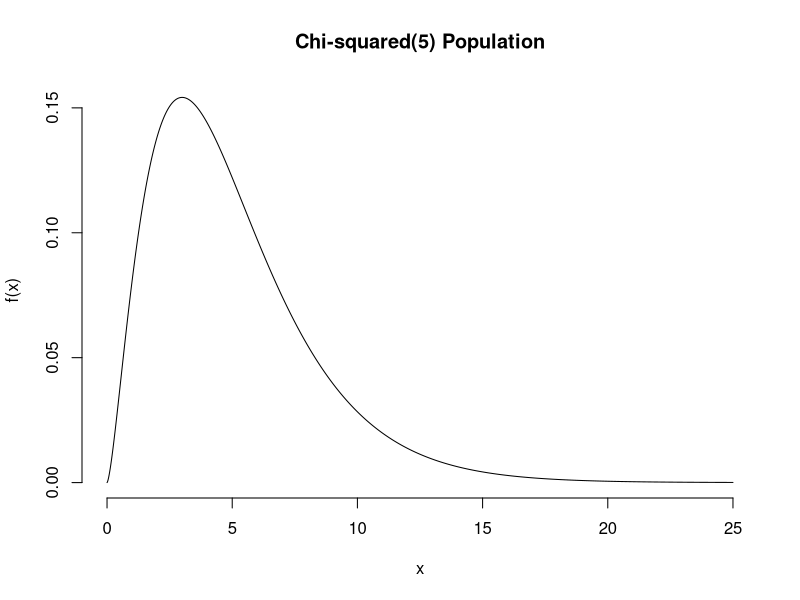
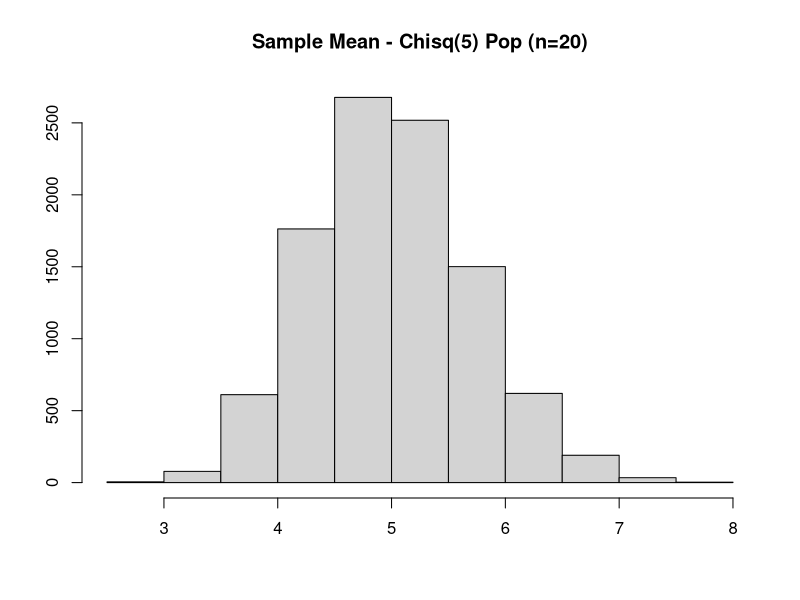
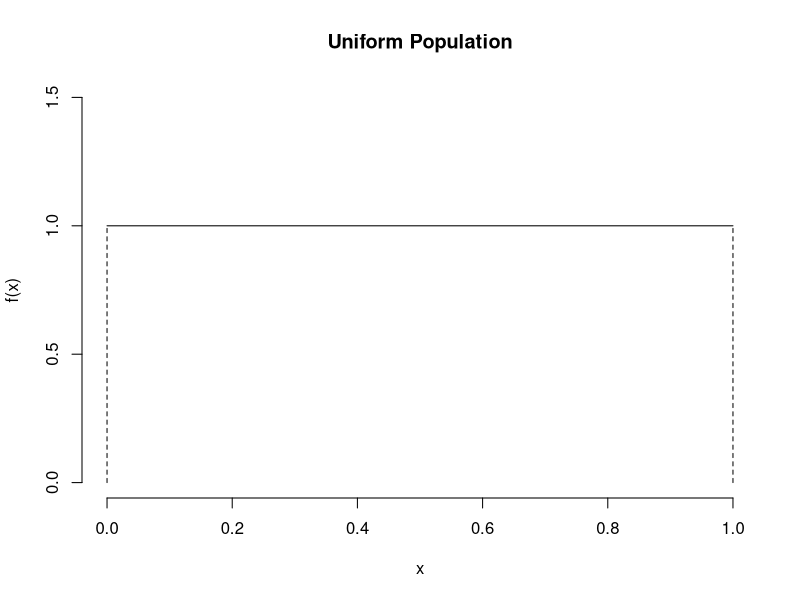
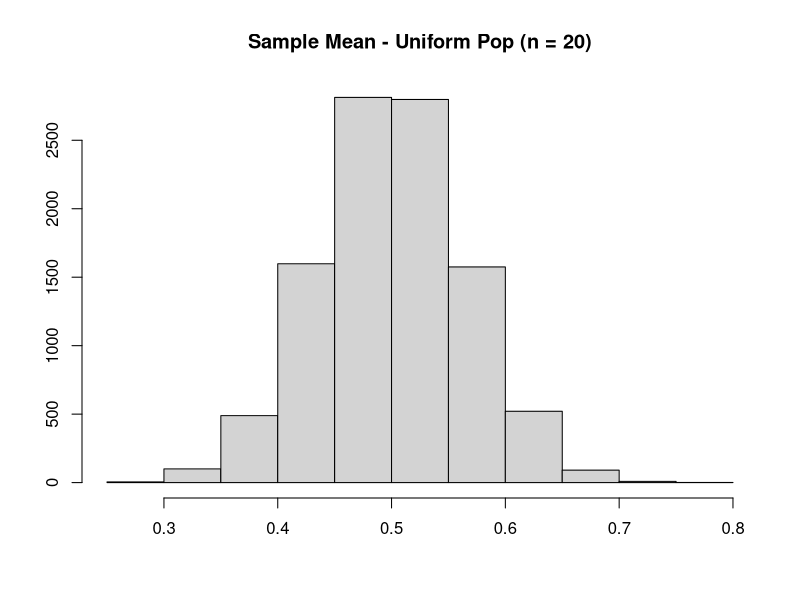
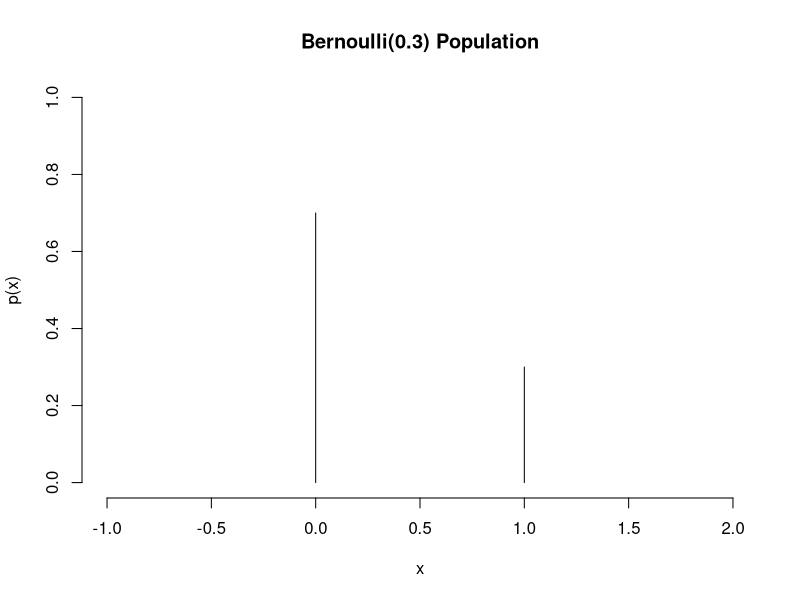

Write R code to recreate these figures, in order. (Note: this script raises an error after producing the figures.)
set.seed(2020)

N.sims <- 10000

#Chi-squared
x <- seq(from = 0 , to = 25, by = 0.01)
plot(x, dchisq(x, df = 5), type = 'l', bty = 'n', ylab = 'f(x)', main = 'Chi-squared(5) Population')

hist(replicate(N.sims, mean(rchisq(n = 20, df = 5))), xlab ='', ylab = '', main = 'Sample Mean - Chisq(5) Pop (n=20)')


#Uniform
x <- seq(from = 0 , to = 1, by = 0.01)
plot(x, rep(1, length(x)), type = 'l', bty = 'n', xlab = 'x', ylab = 'f(x)', ylim = c(0,1.5), main = 'Uniform Population')
segments(x0 = c(0,1), y0 = c(0,0), x1 = c(0,1), y1 = c(1,1), lty = 2)

hist(replicate(N.sims, mean(runif(20))), xlab = '', ylab = '', main = 'Sample Mean - Uniform Pop (n = 20)')



#Bernoulli
plot(0:1, c(0.7, 0.3), type = 'h', bty = 'n', xlab = 'x', ylab = 'p(x)', main = 'Bernoulli(0.3) Population', xlim = c(-1, 2), ylim = c(0,1))
hist(replicate(N.sims, rbinom(1, size = 20, 0.3)/n), xlab = '', ylab = '', main = 'Sample Mean - Ber(0.3) Pop (n = 20)')


#Situation where n isn't large enough
#For the approx of the binomial proportion to be good, need to have np(1-p) > 5
plot(0:1, c(0.1, 0.9), type = 'h',bty = 'n', xlab = 'x', ylab = 'p(x)', main = 'Bernoulli(0.9) Population', xlim = c(-1, 2), ylim = c(0,1))
hist(replicate(N.sims, rbinom(1, 20, 0.9)/20), xlab = '', ylab = '', main = 'Sample Mean - Ber(0.9) Pop (n = 20)')

hist(replicate(N.sims, rbinom(1, 100, 0.9)/100),  xlab = '', ylab = '', main = 'Sample Mean - Ber(0.9) Pop (n = 100)')


#n <- 100
#hist(replicate(N.sims, mean(runif(n))))
#hist(replicate(N.sims, mean(rchisq(n, df = 5))))
#hist(replicate(N.sims, rbinom(1, n, 0.5)/n))
#hist(replicate(N.sims, rbinom(1, n, 0.1)/n))
#hist(replicate(N.sims, rbinom(1, n, 0.9)/n))

